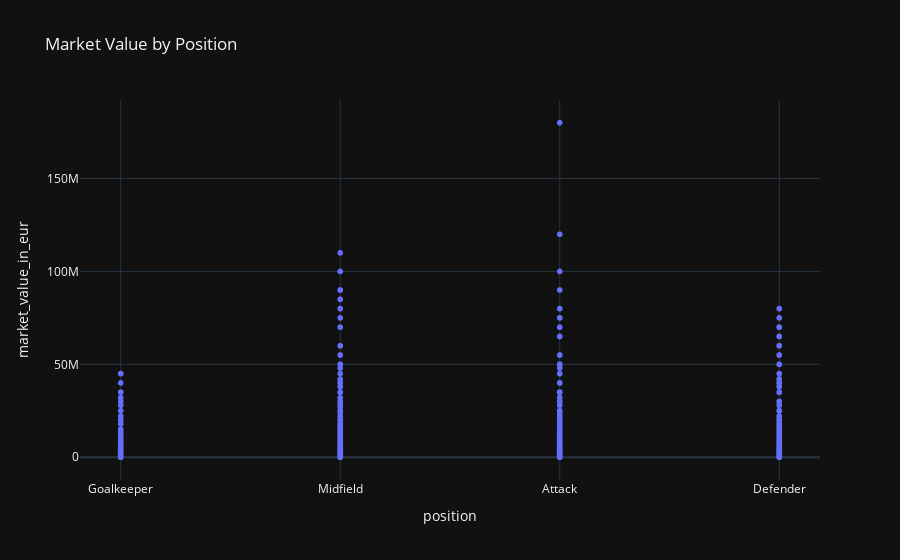

This figure's notebook cell:
### Markdown cell above
# Value of the players correlated to their position 
Distribution of market value of players depending on their position
We can see 1 point in the Attack column that we can consider an outlier because it is out of the usual bounds

### Code cell
# Creare il grafico a dispersione
fig = px.scatter(players_df_nona, x='position', y='market_value_in_eur', title='Market Value by Position')
fig.show()
# Mostrare il

### Figure 1 — Plotly figure (JSON) as saved in the notebook; plotly's stock layout.template omitted (floating-point values rounded to 4 significant figures; data arrays with more than 128 entries replaced by an {"elided": "..."} marker saying what was removed)
{"data": [{"hovertemplate": "position=%{x}<br>market_value_in_eur=%{y}<extra></extra>", "legendgroup": "", "marker": {"color": "#636efa", "symbol": "circle"}, "mode": "markers", "name": "", "showlegend": false, "x": {"elided": "8894 str values"}, "xaxis": "x", "y": {"elided": "8894 float values"}, "yaxis": "y", "type": "scattergl"}], "layout": {"xaxis": {"anchor": "y", "domain": [0.0, 1.0], "title": {"text": "position"}}, "yaxis": {"anchor": "x", "domain": [0.0, 1.0], "title": {"text": "market_value_in_eur"}}, "legend": {"tracegroupgap": 0}, "title": {"text": "Market Value by Position"}}}
